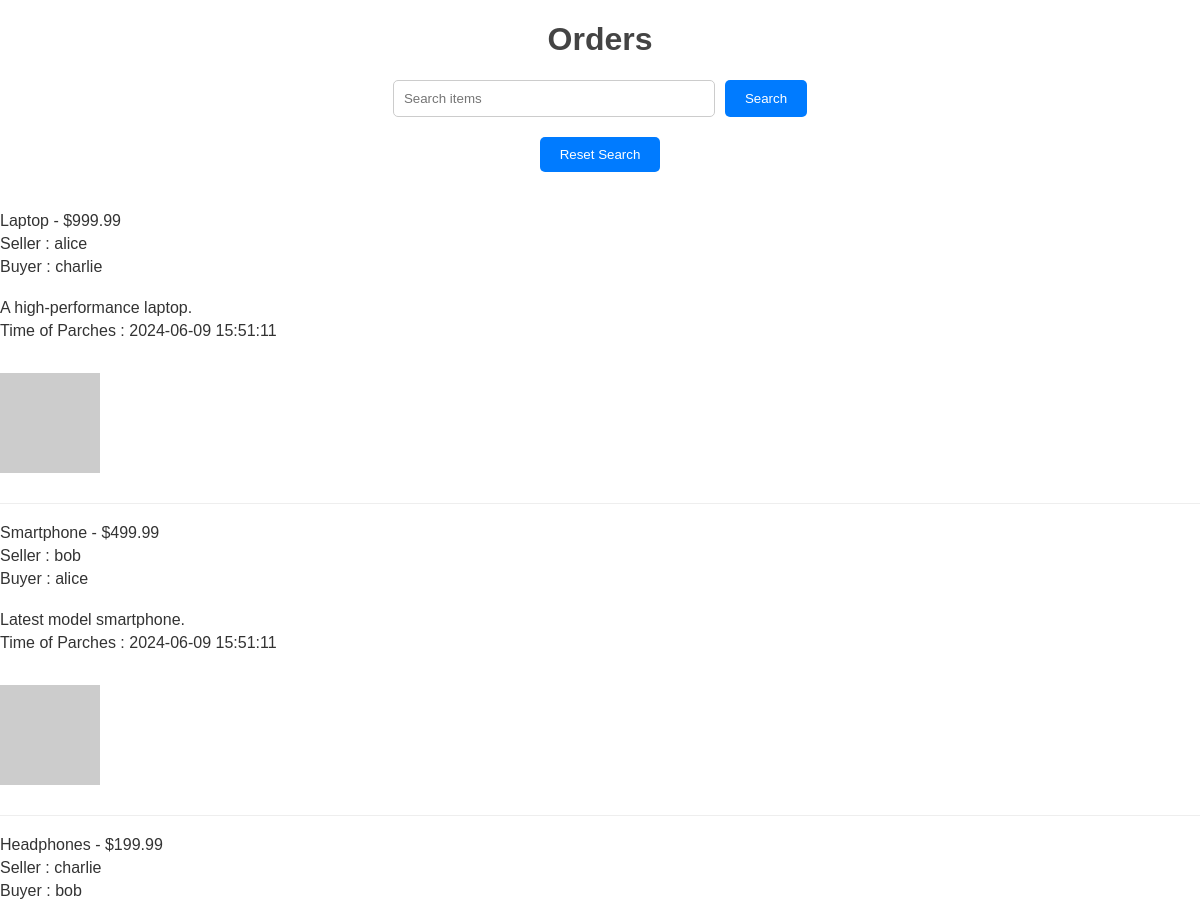
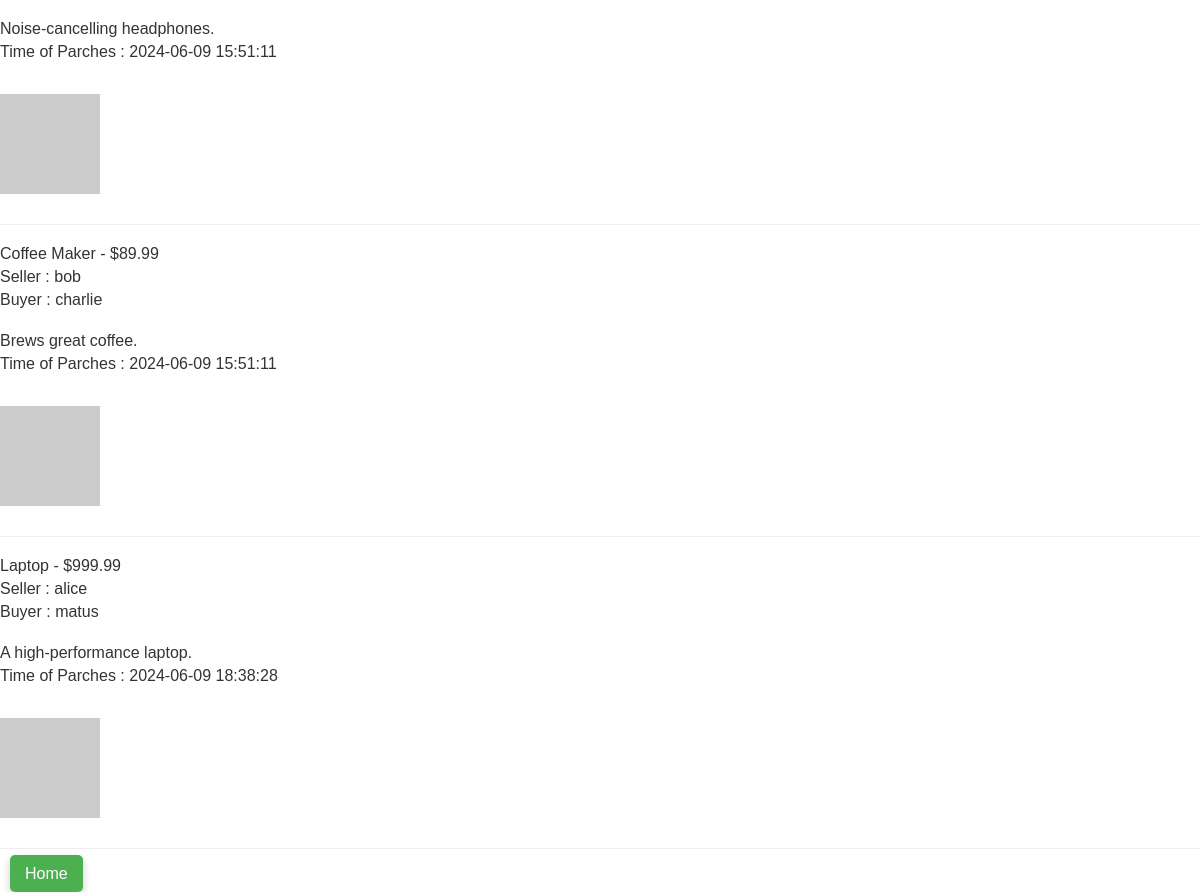
The page /show_all_orders on the database its author committed (2 pictures, top to bottom).
### tables this page shows
CREATE TABLE orders (
        rowid INTEGER PRIMARY KEY AUTOINCREMENT,
        item_id INTEGER,
        user_id INTEGER,
        seller_id INTEGER,
        quantity INTEGER,
        price REAL,
        description TEXT,
        image TEXT,
        name TEXT,
        category TEXT,
        timestamp DATETIME DEFAULT CURRENT_TIMESTAMP,
        FOREIGN KEY(item_id) REFERENCES items(rowid),
        FOREIGN KEY(user_id) REFERENCES users(rowid)
    );

CREATE TABLE users (
        rowid INTEGER PRIMARY KEY AUTOINCREMENT,
        username TEXT UNIQUE,
        password TEXT,
        email TEXT,
        balance REAL
    );

### app.py (the view)
@app.route('/show_all_orders')
def show_all_orders():
    conn = get_db_connection()
    c = conn.cursor()
    search_query = request.args.get('search_query')
    if search_query:
        c.execute("""
        SELECT *
        FROM orders
        WHERE name LIKE ? OR description LIKE ?
        """, ('%' + search_query + '%', '%' + search_query + '%'))
    else:
        c.execute("""
        SELECT * FROM orders
        """)
    orders = c.fetchall()
    orders_temp = []
    for order in orders:
        order_temp = dict(order)
        order_temp['seller_name'] = get_username(order['seller_id'])
        order_temp['buyer_name'] = get_username(order['user_id'])
        orders_temp.append(order_temp)
    conn.close()
    return render_template('show_all_orders.html', orders=orders_temp)

### app.py (called while the page is built)
def get_db_connection():
    conn = sqlite3.connect('marketplace.db')
    conn.row_factory = sqlite3.Row
    return conn

def get_username(user_id):
    try:
        conn = get_db_connection()
        c = conn.cursor()
        c.execute('SELECT username FROM users WHERE rowid = ?', (user_id,))
        username = c.fetchone()['username']
        conn.close()
        return username
    except:
        return 'NaN'

### templates/show_all_orders.html (shortened to what this page needs)
<!doctype html>
<html lang="en">
<head>
    <link rel="stylesheet" href="{{ url_for('static' , filename='style.css')}}">
</head>
<body>
    <h1>Orders</h1>
    <form method="GET" action="{{ url_for('show_all_orders') }}">
        <input type="text" name="search_query" placeholder="Search items">
        <button type="submit">Search</button>
    </form>
    <form method="GET" action="{{ url_for('show_all_orders_rerender')}}" >
        <button type="submit">Reset Search</button>
    </form>
    <ul>
        {% for item in orders %}
        <li>
            {{ item['name'] }} - ${{ item['price'] }}
            <p>Seller : {{ item['seller_name'] }}</p>
            <p>Buyer : {{ item['buyer_name'] }}</p>
            <br>{{ item['description'] }}
            <p>Time of Parches : {{ item['timestamp']}}</p>
            <br><img src="{{ item['image'] }}" alt="{{ item['name'] }}">
        </li>
        {% endfor %}
    </ul>
    <a href="{{ url_for('index') }}">Home</a>
</body>
</html>

### static/style.css (style rules this page uses)
body { font-family: Arial, sans-serif; margin: 0; padding: 0; background-color: white; color: #333; }
h1, h2 { text-align: center; color: #444; }
a { text-decoration: none; color: #fff; background-color: #4CAF50; margin: 0 10px; padding: 10px 15px; border-radius: 5px; transition: ease-in-out 0.2s; box-shadow: 0 4px 8px rgba(0, 0, 0, 0.2); }
form { display: flex; justify-content: center; margin-bottom: 20px; }
input[type="text"] { padding: 10px; width: 300px; border: 1px solid #ccc; border-radius: 5px; margin-right: 10px; }
button { padding: 10px 20px; border: none; border-radius: 5px; background-color: #007BFF; color: white; cursor: pointer; }
ul { list-style: none; padding: 0; }
li { border-bottom: 1px solid #eee; padding: 20px 0; }
li p { margin: 5px 0; }
li img { max-width: 100px; height: auto; display: block; margin: 10px 0; }

### rows shown on the page
orders: name "Laptop", price "999.99", description "A high-performance laptop.", timestamp "2024-06-09 15:51:11"
users: seller_name "alice" "alice", buyer_name "alice"
users: buyer_name "charlie" "charlie", seller_name "charlie"
orders: name "Smartphone", price "499.99", description "Latest model smartphone.", timestamp "2024-06-09 15:51:11"
users: seller_name "bob" "bob", buyer_name "bob"
orders: name "Headphones", price "199.99", description "Noise-cancelling headphones.", timestamp "2024-06-09 15:51:11"
orders: name "Coffee Maker", price "89.99", description "Brews great coffee.", timestamp "2024-06-09 15:51:11"
orders: name "Laptop", price "999.99", description "A high-performance laptop.", timestamp "2024-06-09 18:38:28"
users: buyer_name "matus"
